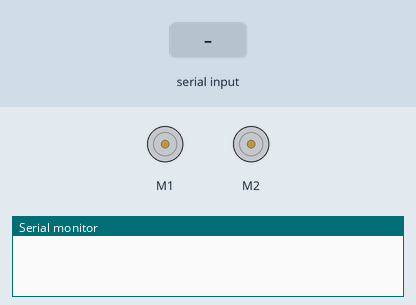
Bench run of a sketch on a simulated Arduino Uno, built with avr-gcc and run on an emulated ATmega328P. On the bench: 2 × DC motor (green arrow = forward, orange = backward, longer = faster), the last lines printed to the serial monitor. The test bench sets the inputs (shaded band).

Above: at 1.2 s.
1.3 s: "F" received over the second serial link
At 2.1 s:
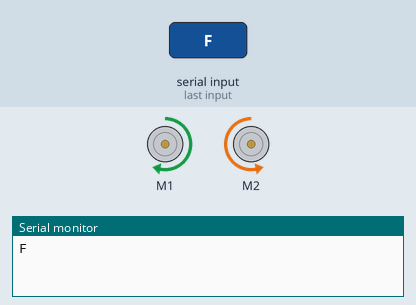
2.8 s: "G" received over the second serial link
At 3.2 s:
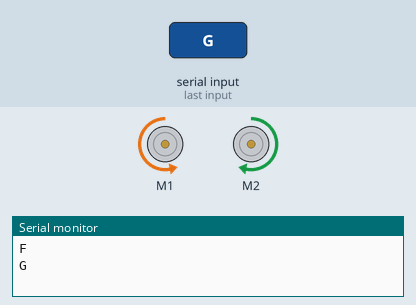
4.3 s: "R" received over the second serial link
At 5.5 s:
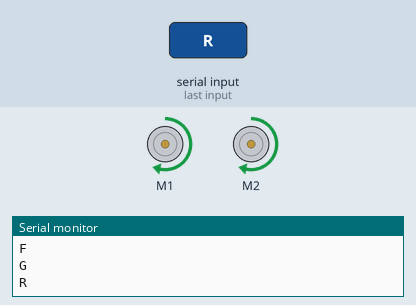
5.8 s: "L" received over the second serial link
At 6.7 s:
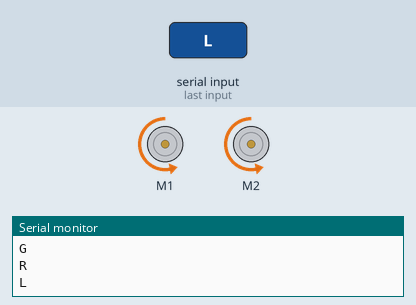
7.3 s: "E" received over the second serial link
At 7.9 s:
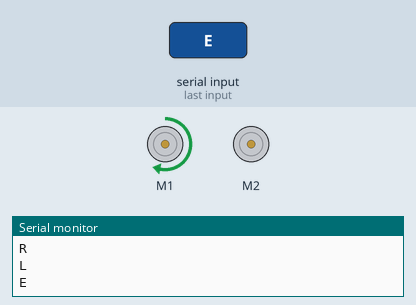
8.8 s: "Q" received over the second serial link
At 10.2 s:
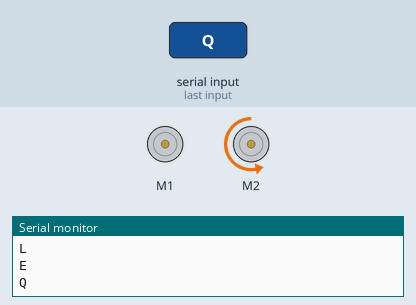
Timing chart, 0 to 11.3 s (numbered marks = the images above; inputs shaded):
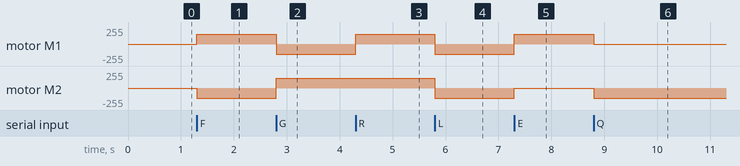

The sketch:

SMARS.ino
```cpp
#include <AFMotor.h>
#include <SoftwareSerial.h>

SoftwareSerial mySerial(9, 10); // RX, TX

AF_DCMotor motor1(1);
AF_DCMotor motor2(2);

void setup() {
  motor1.setSpeed(150);
  motor2.setSpeed(150);
  Serial.begin(9600);
  mySerial.begin(9600);
}

void loop() {
  if (mySerial.available()) {
    char d = mySerial.read();
    Serial.println(d);
    if(d == 'F'){
      motor1.run(FORWARD);
      motor2.run(BACKWARD);
    }
    if(d == 'G'){
      motor1.run(BACKWARD);
      motor2.run(FORWARD);
    }
    if(d == 'R'){
      motor1.run(FORWARD);
      motor2.run(FORWARD);
    }
    if(d == 'L'){
      motor1.run(BACKWARD);
      motor2.run(BACKWARD);
    }
    if(d == 'E'){
      motor1.run(FORWARD);
      motor2.run(RELEASE);
    }
    if(d == 'Q'){
      motor1.run(RELEASE);
      motor2.run(BACKWARD);
    }
    if(d == 'C'){
      motor1.run(BACKWARD);
      motor2.run(RELEASE);
    }
    if(d == 'Z'){
      motor1.run(RELEASE);
      motor2.run(FORWARD);
    }
    if(d == 'S'){
      motor1.run(RELEASE);
      motor2.run(RELEASE);
    }
  }
}
```

Measured:
- after the input at 1.3 s, motor M1: stopped → forward 150/255 at once; motor M2: stopped → backward 150/255 at once
- after the input at 2.8 s, motor M1: forward 150/255 → backward 150/255 at once; motor M2: backward 150/255 → forward 150/255 at once
- after the input at 4.3 s, motor M1: backward 150/255 → forward 150/255 at once
- after the input at 5.8 s, motor M1, motor M2: forward 150/255 → backward 150/255 at once
- after the input at 7.3 s, motor M1: backward 150/255 → forward 150/255 at once; motor M2: backward 150/255 → stopped at once
- after the input at 8.8 s, motor M1: forward 150/255 → stopped at once; motor M2: stopped → backward 150/255 at once
